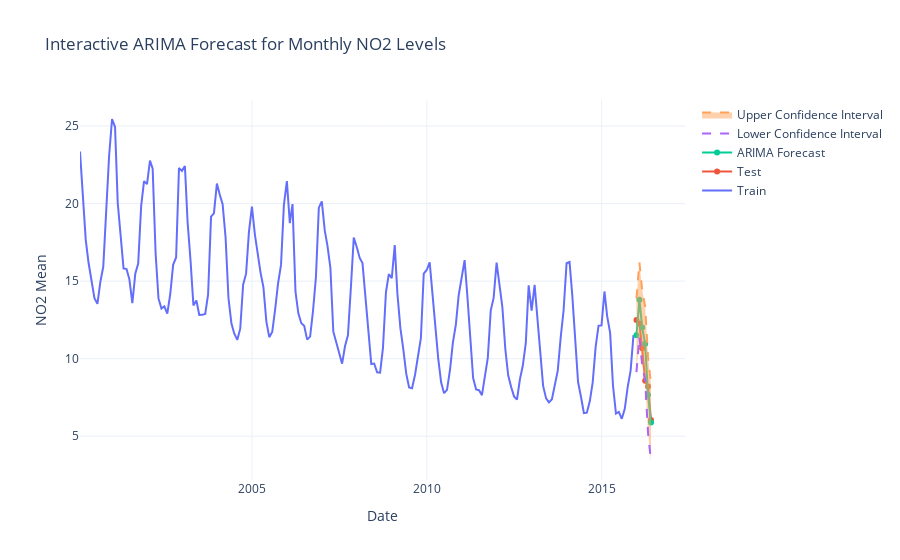

This figure's notebook cell:
### Code cell
# ====================== 9. Alternative Forecasting with Prophet (Monthly Data) ======================
# Prepare the data for Prophet using the monthly aggregated data
df_prophet = df_monthly[['Date Local', 'NO2 Mean']].rename(columns={'Date Local': 'ds', 'NO2 Mean': 'y'})

# Split into train and test for Prophet (last 6 months reserved for testing)
train_prophet = df_prophet.iloc[:-6]
test_prophet = df_prophet.iloc[-6:]

# Fit the Prophet model (using yearly seasonality; daily seasonality is disabled)
prophet_model = Prophet(yearly_seasonality=True, daily_seasonality=False)
prophet_model.fit(train_prophet)

# Create a dataframe for future dates with monthly frequency (6 months forecast)
future = prophet_model.make_future_dataframe(periods=6, freq='M')
forecast_prophet = prophet_model.predict(future)

# Plot Prophet forecast
fig_prophet = prophet_model.plot(forecast_prophet)
plt.title('Prophet Forecast for Monthly NO2 Levels', fontsize=16, fontweight='bold')
plt.xlabel('Date', fontsize=14)
plt.ylabel('NO2 Mean', fontsize=14)
plt.show()

# Plot Prophet forecast components (trend, yearly seasonality, etc.)
fig_components = prophet_model.plot_components(forecast_prophet)
plt.show()

# ====================== 10. Comparison of ARIMA and Prophet Forecasts ======================
plt.figure(figsize=(12,6))
plt.plot(train_monthly['Date Local'], train_monthly['NO2 Mean'], label='Train', color='blue')
plt.plot(test_monthly['Date Local'], test_monthly['NO2 Mean'], label='Test', marker='o', linestyle='--', color='green')
plt.plot(forecast_df_monthly['Date'], forecast_df_monthly['Forecast'], label='ARIMA Forecast', marker='x', color='red')
# Extract Prophet forecast for the period covering the test set
prophet_forecast_period = forecast_prophet[forecast_prophet['ds'] >= test_monthly['Date Local'].min()]
plt.plot(prophet_forecast_period['ds'], prophet_forecast_period['yhat'],
         label='Prophet Forecast', marker='s', color='orange')
plt.title('Comparison of ARIMA and Prophet Forecasts (Monthly)', fontsize=16, fontweight='bold')
plt.xlabel('Date', fontsize=14)
plt.ylabel('NO2 Mean', fontsize=14)
plt.xticks(rotation=45)
plt.legend()
plt.tight_layout()
plt.show()

# ====================== 11. Interactive Visualization with Plotly ======================
fig = go.Figure()
fig.add_trace(go.Scatter(x=train_monthly['Date Local'], y=train_monthly['NO2 Mean'],
                         mode='lines', name='Train'))
fig.add_trace(go.Scatter(x=test_monthly['Date Local'], y=test_monthly['NO2 Mean'],
                         mode='markers+lines', name='Test'))
fig.add_trace(go.Scatter(x=forecast_df_monthly['Date'], y=forecast_df_monthly['Forecast'],
                         mode='lines+markers', name='ARIMA Forecast'))
fig.add_trace(go.Scatter(
    x=forecast_df_monthly['Date'], 
    y=forecast_df_monthly['Lower CI'], 
    mode='lines',
    name='Lower Confidence Interval',
    line=dict(dash='dash')
))
fig.add_trace(go.Scatter(
    x=forecast_df_monthly['Date'], 
    y=forecast_df_monthly['Upper CI'], 
    mode='lines',
    name='Upper Confidence Interval',
    fill='tonexty',
    line=dict(dash='dash')
))
fig.update_layout(
    title='Interactive ARIMA Forecast for Monthly NO2 Levels',
    xaxis_title='Date',
    yaxis_title='NO2 Mean',
    template='plotly_white'
)
fig.show()

# ====================== End of Project ======================
print("Time series analysis and forecasting project completed successfully!")

### Figure 1 — Plotly figure (JSON) as saved in the notebook; plotly's stock layout.template omitted (floating-point values rounded to 4 significant figures; data arrays with more than 128 entries replaced by an {"elided": "..."} marker saying what was removed)
{"data": [{"mode": "lines", "name": "Train", "type": "scatter", "x": {"elided": "191 str values"}, "y": {"elided": "191 float values"}}, {"mode": "markers+lines", "name": "Test", "type": "scatter", "x": ["2015-12-31T00:00:00.000000000", "2016-01-31T00:00:00.000000000", "2016-02-29T00:00:00.000000000", "2016-03-31T00:00:00.000000000", "2016-04-30T00:00:00.000000000", "2016-05-31T00:00:00.000000000"], "y": [12.5, 12.27, 10.67, 8.58, 8.202, 6.04]}, {"mode": "lines+markers", "name": "ARIMA Forecast", "type": "scatter", "x": ["2015-12-31T00:00:00.000000000", "2016-01-31T00:00:00.000000000", "2016-02-29T00:00:00.000000000", "2016-03-31T00:00:00.000000000", "2016-04-30T00:00:00.000000000", "2016-05-31T00:00:00.000000000"], "y": [11.51, 13.81, 12.01, 10.96, 7.663, 5.876]}, {"line": {"dash": "dash"}, "mode": "lines", "name": "Lower Confidence Interval", "type": "scatter", "x": ["2015-12-31T00:00:00.000000000", "2016-01-31T00:00:00.000000000", "2016-02-29T00:00:00.000000000", "2016-03-31T00:00:00.000000000", "2016-04-30T00:00:00.000000000", "2016-05-31T00:00:00.000000000"], "y": [9.132, 11.41, 9.602, 8.553, 5.212, 3.4]}, {"fill": "tonexty", "line": {"dash": "dash"}, "mode": "lines", "name": "Upper Confidence Interval", "type": "scatter", "x": ["2015-12-31T00:00:00.000000000", "2016-01-31T00:00:00.000000000", "2016-02-29T00:00:00.000000000", "2016-03-31T00:00:00.000000000", "2016-04-30T00:00:00.000000000", "2016-05-31T00:00:00.000000000"], "y": [13.89, 16.2, 14.41, 13.37, 10.11, 8.352]}], "layout": {"title": {"text": "Interactive ARIMA Forecast for Monthly NO2 Levels"}, "xaxis": {"title": {"text": "Date"}}, "yaxis": {"title": {"text": "NO2 Mean"}}}}
